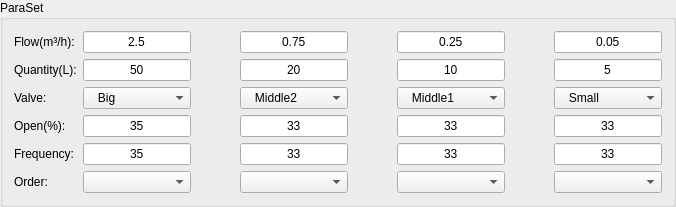
  <widget class="QGroupBox" name="gBox_FlowPnt">
   <property name="geometry">
    <rect>
     <x>0</x>
     <y>410</y>
     <width>676</width>
     <height>186</height>
    </rect>
   </property>
   <property name="title">
    <string>ParaSet</string>
   </property>
   <layout class="QGridLayout" name="gridLayout_9">
    <item row="0" column="0">
     <widget class="QLabel" name="label_12">
      <property name="text">
       <string>Flow(m³/h):</string>
      </property>
     </widget>
    </item>
    <item row="0" column="1">
     <widget class="QLineEdit" name="lnEdit_Flow1">
      <property name="text">
       <string>2.5</string>
      </property>
      <property name="alignment">
       <set>Qt::AlignCenter</set>
      </property>
     </widget>
    </item>
    <item row="0" column="2">
     <spacer name="horizontalSpacer_6">
      <property name="orientation">
       <enum>Qt::Horizontal</enum>
      </property>
      <property name="sizeHint" stdset="0">
       <size>
        <width>3</width>
        <height>20</height>
       </size>
      </property>
     </spacer>
    </item>
    <item row="0" column="3">
     <widget class="QLineEdit" name="lnEdit_Flow2">
      <property name="text">
       <string>0.75</string>
      </property>
      <property name="alignment">
       <set>Qt::AlignCenter</set>
      </property>
     </widget>
    </item>
    <item row="0" column="4">
     <spacer name="horizontalSpacer_10">
      <property name="orientation">
       <enum>Qt::Horizontal</enum>
      </property>
      <property name="sizeHint" stdset="0">
       <size>
        <width>4</width>
        <height>17</height>
       </size>
      </property>
     </spacer>
    </item>
    <item row="0" column="5">
     <widget class="QLineEdit" name="lnEdit_Flow3">
      <property name="text">
       <string>0.25</string>
      </property>
      <property name="alignment">
       <set>Qt::AlignCenter</set>
      </property>
     </widget>
    </item>
    <item row="0" column="6">
     <spacer name="horizontalSpacer_11">
      <property name="orientation">
       <enum>Qt::Horizontal</enum>
      </property>
      <property name="sizeHint" stdset="0">
       <size>
        <width>3</width>
        <height>20</height>
       </size>
      </property>
     </spacer>
    </item>
    <item row="0" column="7">
     <widget class="QLineEdit" name="lnEdit_Flow4">
      <property name="text">
       <string>0.05</string>
      </property>
      <property name="alignment">
       <set>Qt::AlignCenter</set>
      </property>
     </widget>
    </item>
    <item row="1" column="0">
     <widget class="QLabel" name="label_13">
      <property name="text">
       <string>Quantity(L):</string>
      </property>
     </widget>
    </item>
    <item row="1" column="1">
     <widget class="QLineEdit" name="lineEdit_Quantity_1">
      <property name="text">
       <string>50</string>
      </property>
      <property name="alignment">
       <set>Qt::AlignCenter</set>
      </property>
     </widget>
    </item>
    <item row="1" column="2">
     <spacer name="horizontalSpacer_7">
      <property name="orientation">
       <enum>Qt::Horizontal</enum>
      </property>
      <property name="sizeHint" stdset="0">
       <size>
        <width>3</width>
        <height>20</height>
       </size>
      </property>
     </spacer>
    </item>
    <item row="1" column="3">
     <widget class="QLineEdit" name="lineEdit_Quantity_2">
      <property name="text">
       <string>20</string>
      </property>
      <property name="alignment">
       <set>Qt::AlignCenter</set>
      </property>
     </widget>
    </item>
    <item row="1" column="4">
     <spacer name="horizontalSpacer_12">
      <property name="orientation">
       <enum>Qt::Horizontal</enum>
      </property>
      <property name="sizeHint" stdset="0">
       <size>
        <width>4</width>
        <height>17</height>
       </size>
      </property>
     </spacer>
    </item>
    <item row="1" column="5">
     <widget class="QLineEdit" name="lineEdit_Quantity_3">
      <property name="text">
       <string>10</string>
      </property>
      <property name="alignment">
       <set>Qt::AlignCenter</set>
      </property>
     </widget>
    </item>
    <item row="1" column="6">
     <spacer name="horizontalSpacer_13">
      <property name="orientation">
       <enum>Qt::Horizontal</enum>
      </property>
      <property name="sizeHint" stdset="0">
       <size>
        <width>3</width>
        <height>20</height>
       </size>
      </property>
     </spacer>
    </item>
    <item row="1" column="7">
     <widget class="QLineEdit" name="lineEdit_Quantity_4">
      <property name="text">
       <string>5</string>
      </property>
      <property name="alignment">
       <set>Qt::AlignCenter</set>
      </property>
     </widget>
    </item>
    <item row="2" column="0">
     <widget class="QLabel" name="label_14">
      <property name="text">
       <string>Valve:</string>
      </property>
     </widget>
    </item>
    <item row="2" column="1">
     <widget class="QComboBox" name="cBox_Valve_1">
      <property name="enabled">
       <bool>true</bool>
      </property>
      <property name="sizePolicy">
       <sizepolicy hsizetype="Expanding" vsizetype="Fixed">
        <horstretch>0</horstretch>
        <verstretch>0</verstretch>
       </sizepolicy>
      </property>
      <property name="font">
       <font>
        <weight>50</weight>
        <italic>false</italic>
        <bold>false</bold>
        <kerning>false</kerning>
       </font>
      </property>
      <property name="acceptDrops">
       <bool>false</bool>
      </property>
      <property name="layoutDirection">
       <enum>Qt::LeftToRight</enum>
      </property>
      <property name="autoFillBackground">
       <bool>false</bool>
      </property>
      <property name="frame">
       <bool>true</bool>
      </property>
      <item>
       <property name="text">
        <string>   Big</string>
       </property>
       <property name="icon">
        <iconset>
         <normaloff>C:/Users/Administrator/none.ico</normaloff>C:/Users/Administrator/none.ico</iconset>
       </property>
      </item>
      <item>
       <property name="text">
        <string>   Middle2</string>
       </property>
      </item>
      <item>
       <property name="text">
        <string>   Middle1</string>
       </property>
      </item>
      <item>
       <property name="text">
        <string>   Small</string>
       </property>
      </item>
     </widget>
    </item>
    <item row="2" column="2">
     <spacer name="horizontalSpacer_20">
      <property name="orientation">
       <enum>Qt::Horizontal</enum>
      </property>
      <property name="sizeHint" stdset="0">
       <size>
        <width>3</width>
        <height>20</height>
       </size>
      </property>
     </spacer>
    </item>
    <item row="2" column="3">
     <widget class="QComboBox" name="cBox_Valve_2">
      <property name="enabled">
       <bool>true</bool>
      </property>
      <property name="sizePolicy">
       <sizepolicy hsizetype="Expanding" vsizetype="Fixed">
        <horstretch>0</horstretch>
        <verstretch>0</verstretch>
       </sizepolicy>
      </property>
      <property name="font">
       <font>
        <weight>50</weight>
        <italic>false</italic>
        <bold>false</bold>
        <kerning>false</kerning>
       </font>
      </property>
      <property name="acceptDrops">
       <bool>false</bool>
      </property>
      <property name="layoutDirection">
       <enum>Qt::LeftToRight</enum>
      </property>
      <property name="autoFillBackground">
       <bool>false</bool>
      </property>
      <property name="currentIndex">
       <number>1</number>
      </property>
      <property name="frame">
       <bool>true</bool>
      </property>
      <item>
       <property name="text">
        <string>   Big</string>
       </property>
       <property name="icon">
        <iconset>
         <normaloff>C:/Users/Administrator/none.ico</normaloff>C:/Users/Administrator/none.ico</iconset>
       </property>
      </item>
      <item>
       <property name="text">
        <string>   Middle2</string>
       </property>
      </item>
      <item>
       <property name="text">
        <string>   Middle1</string>
       </property>
      </item>
      <item>
       <property name="text">
        <string>   Small</string>
       </property>
      </item>
     </widget>
    </item>
    <item row="2" column="4">
     <spacer name="horizontalSpacer_21">
      <property name="orientation">
       <enum>Qt::Horizontal</enum>
      </property>
      <property name="sizeHint" stdset="0">
       <size>
        <width>4</width>
        <height>19</height>
       </size>
      </property>
     </spacer>
    </item>
    <item row="2" column="5">
     <widget class="QComboBox" name="cBox_Valve_3">
      <property name="enabled">
       <bool>true</bool>
      </property>
      <property name="sizePolicy">
       <sizepolicy hsizetype="Expanding" vsizetype="Fixed">
        <horstretch>0</horstretch>
        <verstretch>0</verstretch>
       </sizepolicy>
      </property>
      <property name="font">
       <font>
        <weight>50</weight>
        <italic>false</italic>
        <bold>false</bold>
        <kerning>false</kerning>
       </font>
      </property>
      <property name="acceptDrops">
       <bool>false</bool>
      </property>
      <property name="layoutDirection">
       <enum>Qt::LeftToRight</enum>
      </property>
      <property name="autoFillBackground">
       <bool>false</bool>
      </property>
      <property name="currentIndex">
       <number>2</number>
      </property>
      <property name="frame">
       <bool>true</bool>
      </property>
      <item>
       <property name="text">
        <string>   Big</string>
       </property>
       <property name="icon">
        <iconset>
         <normaloff>C:/Users/Administrator/none.ico</normaloff>C:/Users/Administrator/none.ico</iconset>
       </property>
      </item>
      <item>
       <property name="text">
        <string>   Middle2</string>
       </property>
      </item>
      <item>
       <property name="text">
        <string>   Middle1</string>
       </property>
      </item>
      <item>
       <property name="text">
        <string>   Small</string>
       </property>
      </item>
     </widget>
    </item>
    <item row="2" column="6">
     <spacer name="horizontalSpacer_26">
      <property name="orientation">
       <enum>Qt::Horizontal</enum>
      </property>
      <property name="sizeHint" stdset="0">
       <size>
        <width>3</width>
        <height>20</height>
       </size>
      </property>
     </spacer>
    </item>
    <item row="2" column="7">
     <widget class="QComboBox" name="cBox_Valve_4">
      <property name="enabled">
       <bool>true</bool>
      </property>
      <property name="sizePolicy">
       <sizepolicy hsizetype="Expanding" vsizetype="Fixed">
        <horstretch>0</horstretch>
        <verstretch>0</verstretch>
       </sizepolicy>
      </property>
      <property name="font">
       <font>
        <weight>50</weight>
        <italic>false</italic>
        <bold>false</bold>
        <kerning>false</kerning>
       </font>
      </property>
      <property name="acceptDrops">
       <bool>false</bool>
      </property>
      <property name="layoutDirection">
       <enum>Qt::LeftToRight</enum>
      </property>
      <property name="autoFillBackground">
       <bool>false</bool>
      </property>
      <property name="currentIndex">
       <number>3</number>
      </property>
      <property name="frame">
       <bool>true</bool>
      </property>
      <item>
       <property name="text">
        <string>   Big</string>
       </property>
       <property name="icon">
        <iconset>
         <normaloff>C:/Users/Administrator/none.ico</normaloff>C:/Users/Administrator/none.ico</iconset>
       </property>
      </item>
      <item>
       <property name="text">
        <string>   Middle2</string>
       </property>
      </item>
      <item>
       <property name="text">
        <string>   Middle1</string>
       </property>
      </item>
      <item>
       <property name="text">
        <string>   Small</string>
       </property>
      </item>
     </widget>
    </item>
    <item row="3" column="0">
     <widget class="QLabel" name="label_18">
      <property name="text">
       <string>Open(%):</string>
      </property>
     </widget>
    </item>
    <item row="3" column="1">
     <widget class="QLineEdit" name="lineEdit_Opening_1">
      <property name="text">
       <string>35</string>
      </property>
      <property name="alignment">
       <set>Qt::AlignCenter</set>
      </property>
     </widget>
    </item>
    <item row="3" column="2">
     <spacer name="horizontalSpacer_8">
      <property name="orientation">
       <enum>Qt::Horizontal</enum>
      </property>
      <property name="sizeHint" stdset="0">
       <size>
        <width>3</width>
        <height>20</height>
       </size>
      </property>
     </spacer>
    </item>
    <item row="3" column="3">
     <widget class="QLineEdit" name="lineEdit_Opening_2">
      <property name="text">
       <string>33</string>
      </property>
      <property name="alignment">
       <set>Qt::AlignCenter</set>
      </property>
     </widget>
    </item>
    <item row="3" column="4">
     <spacer name="horizontalSpacer_15">
      <property name="orientation">
       <enum>Qt::Horizontal</enum>
      </property>
      <property name="sizeHint" stdset="0">
       <size>
        <width>4</width>
        <height>17</height>
       </size>
      </property>
     </spacer>
    </item>
    <item row="3" column="5">
     <widget class="QLineEdit" name="lineEdit_Opening_3">
      <property name="text">
       <string>33</string>
      </property>
      <property name="alignment">
       <set>Qt::AlignCenter</set>
      </property>
     </widget>
    </item>
    <item row="3" column="6">
     <spacer name="horizontalSpacer_14">
      <property name="orientation">
       <enum>Qt::Horizontal</enum>
      </property>
      <property name="sizeHint" stdset="0">
       <size>
        <width>3</width>
        <height>20</height>
       </size>
      </property>
     </spacer>
    </item>
    <item row="3" column="7">
     <widget class="QLineEdit" name="lineEdit_Opening_4">
      <property name="text">
       <string>33</string>
      </property>
      <property name="alignment">
       <set>Qt::AlignCenter</set>
      </property>
     </widget>
    </item>
    <item row="4" column="0">
     <widget class="QLabel" name="label_29">
      <property name="text">
       <string>Frequency:</string>
      </property>
     </widget>
    </item>
    <item row="4" column="1">
     <widget class="QLineEdit" name="lineEdit_freq_1">
      <property name="text">
       <string>35</string>
      </property>
      <property name="alignment">
       <set>Qt::AlignCenter</set>
      </property>
     </widget>
    </item>
    <item row="4" column="2">
     <spacer name="horizontalSpacer_28">
      <property name="orientation">
       <enum>Qt::Horizontal</enum>
      </property>
      <property name="sizeHint" stdset="0">
       <size>
        <width>0</width>
        <height>20</height>
       </size>
      </property>
     </spacer>
    </item>
    <item row="4" column="3">
     <widget class="QLineEdit" name="lineEdit_freq_2">
      <property name="text">
       <string>33</string>
      </property>
      <property name="alignment">
       <set>Qt::AlignCenter</set>
      </property>
     </widget>
    </item>
    <item row="4" column="4">
     <spacer name="horizontalSpacer_27">
      <property name="orientation">
       <enum>Qt::Horizontal</enum>
      </property>
      <property name="sizeHint" stdset="0">
       <size>
        <width>0</width>
        <height>17</height>
       </size>
      </property>
     </spacer>
    </item>
    <item row="4" column="5">
     <widget class="QLineEdit" name="lineEdit_freq_3">
      <property name="text">
       <string>33</string>
      </property>
      <property name="alignment">
       <set>Qt::AlignCenter</set>
      </property>
     </widget>
    </item>
    <item row="4" column="6">
     <spacer name="horizontalSpacer_22">
      <property name="orientation">
       <enum>Qt::Horizontal</enum>
      </property>
      <property name="sizeHint" stdset="0">
       <size>
        <width>0</width>
        <height>20</height>
       </size>
      </property>
     </spacer>
    </item>
    <item row="4" column="7">
     <widget class="QLineEdit" name="lineEdit_freq_4">
      <property name="text">
       <string>33</string>
      </property>
      <property name="alignment">
       <set>Qt::AlignCenter</set>
      </property>
     </widget>
    </item>
    <item row="5" column="0">
     <widget class="QLabel" name="label_15">
      <property name="text">
       <string>Order:</string>
      </property>
     </widget>
    </item>
    <item row="5" column="1">
     <widget class="QComboBox" name="cBox_seq_1">
      <property name="sizePolicy">
       <sizepolicy hsizetype="Expanding" vsizetype="Fixed">
        <horstretch>0</horstretch>
        <verstretch>0</verstretch>
       </sizepolicy>
      </property>
      <property name="font">
       <font>
        <weight>50</weight>
        <italic>false</italic>
        <bold>false</bold>
        <kerning>false</kerning>
       </font>
      </property>
      <property name="acceptDrops">
       <bool>false</bool>
      </property>
      <property name="layoutDirection">
       <enum>Qt::LeftToRight</enum>
      </property>
      <property name="autoFillBackground">
       <bool>false</bool>
      </property>
      <property name="frame">
       <bool>true</bool>
      </property>
      <item>
       <property name="text">
        <string/>
       </property>
       <property name="icon">
        <iconset>
         <normaloff>C:/Users/Administrator/none.ico</normaloff>C:/Users/Administrator/none.ico</iconset>
       </property>
      </item>
      <item>
       <property name="text">
        <string>       1</string>
       </property>
      </item>
      <item>
       <property name="text">
        <string>       2</string>
       </property>
      </item>
      <item>
       <property name="text">
        <string>       3</string>
       </property>
      </item>
      <item>
       <property name="text">
        <string>       4</string>
       </property>
      </item>
     </widget>
    </item>
    <item row="5" column="2">
     <spacer name="horizontalSpacer_9">
      <property name="orientation">
       <enum>Qt::Horizontal</enum>
      </property>
      <property name="sizeHint" stdset="0">
       <size>
        <width>3</width>
        <height>20</height>
       </size>
      </property>
     </spacer>
    </item>
    <item row="5" column="3">
     <widget class="QComboBox" name="cBox_seq_2">
      <property name="sizePolicy">
       <sizepolicy hsizetype="Preferred" vsizetype="Fixed">
        <horstretch>0</horstretch>
        <verstretch>0</verstretch>
       </sizepolicy>
      </property>
      <property name="currentIndex">
       <number>0</number>
      </property>
      <item>
       <property name="text">
        <string/>
       </property>
       <property name="icon">
        <iconset>
         <normaloff>C:/Users/Administrator/none.ico</normaloff>C:/Users/Administrator/none.ico</iconset>
       </property>
      </item>
      <item>
       <property name="text">
        <string>       1</string>
       </property>
      </item>
      <item>
       <property name="text">
        <string>       2</string>
       </property>
      </item>
      <item>
       <property name="text">
        <string>       3</string>
       </property>
      </item>
      <item>
       <property name="text">
        <string>       4</string>
       </property>
      </item>
     </widget>
    </item>
    <item row="5" column="4">
     <spacer name="horizontalSpacer_16">
      <property name="orientation">
       <enum>Qt::Horizontal</enum>
      </property>
      <property name="sizeHint" stdset="0">
       <size>
        <width>4</width>
        <height>19</height>
       </size>
      </property>
     </spacer>
    </item>
    <item row="5" column="5">
     <widget class="QComboBox" name="cBox_seq_3">
      <property name="sizePolicy">
       <sizepolicy hsizetype="Expanding" vsizetype="Fixed">
        <horstretch>0</horstretch>
        <verstretch>0</verstretch>
       </sizepolicy>
      </property>
      <property name="currentIndex">
       <number>0</number>
      </property>
      <item>
       <property name="text">
        <string/>
       </property>
       <property name="icon">
        <iconset>
         <normaloff>C:/Users/Administrator/none.ico</normaloff>C:/Users/Administrator/none.ico</iconset>
       </property>
      </item>
      <item>
       <property name="text">
        <string>       1</string>
       </property>
      </item>
      <item>
       <property name="text">
        <string>       2</string>
       </property>
      </item>
      <item>
       <property name="text">
        <string>       3</string>
       </property>
      </item>
      <item>
       <property name="text">
        <string>       4</string>
       </property>
      </item>
     </widget>
    </item>
    <item row="5" column="6">
     <spacer name="horizontalSpacer_17">
      <property name="orientation">
       <enum>Qt::Horizontal</enum>
      </property>
      <property name="sizeHint" stdset="0">
       <size>
        <width>3</width>
        <height>20</height>
       </size>
      </property>
     </spacer>
    </item>
    <item row="5" column="7">
     <widget class="QComboBox" name="cBox_seq_4">
      <property name="layoutDirection">
       <enum>Qt::LeftToRight</enum>
      </property>
      <property name="currentIndex">
       <number>0</number>
      </property>
      <item>
       <property name="text">
        <string/>
       </property>
       <property name="icon">
        <iconset>
         <normaloff>C:/Users/Administrator/none.ico</normaloff>C:/Users/Administrator/none.ico</iconset>
       </property>
      </item>
      <item>
       <property name="text">
        <string>       1</string>
       </property>
      </item>
      <item>
       <property name="text">
        <string>       2</string>
       </property>
      </item>
      <item>
       <property name="text">
        <string>       3</string>
       </property>
      </item>
      <item>
       <property name="text">
        <string>       4</string>
       </property>
      </item>
     </widget>
    </item>
   </layout>
  </widget>
